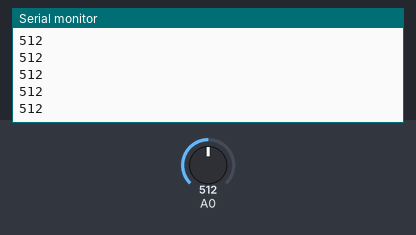
Bench run of a sketch on a simulated Arduino Uno, built with avr-gcc and run on an emulated ATmega328P. Shown: the last lines printed to the serial monitor. The inputs (shaded band) are chosen by the test bench; at power-on: A0 = 512.

Above: at 1.2 s.
1.3 s: A0 set to 716
At 2.2 s:
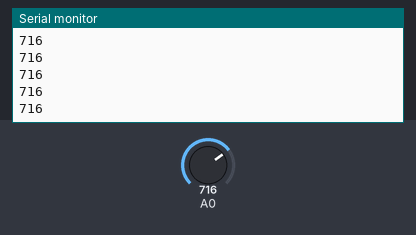
2.8 s: A0 set to 900
At 3.9 s:
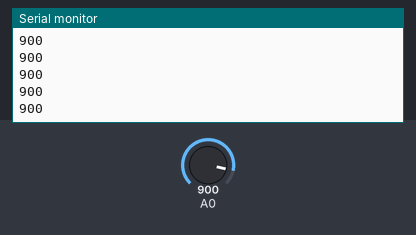
Timing chart, 0 to 5.8 s (numbered marks = the images above; inputs shaded):
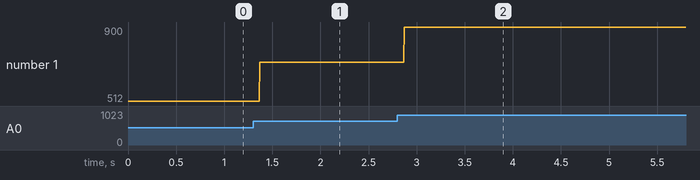

The sketch:

flex_sensor_value_read.ino
```cpp
// C++ code
//sensor value read
int flex_sensor(A0);
void setup()
{
 Serial.begin(9600);
}
void loop()
{
 int angle_value=analogRead(A0);
  Serial.println(angle_value);
}
```

Measured:
- after the input at 1.3 s, the serial monitor: prints a new line after 0.07 s (image 1)
- after the input at 2.8 s, the serial monitor: prints a new line after 0.07 s (image 2)
- plotted number 1: 512 → 716 after the input at 1.3 s, 716 → 900 after the input at 2.8 s
